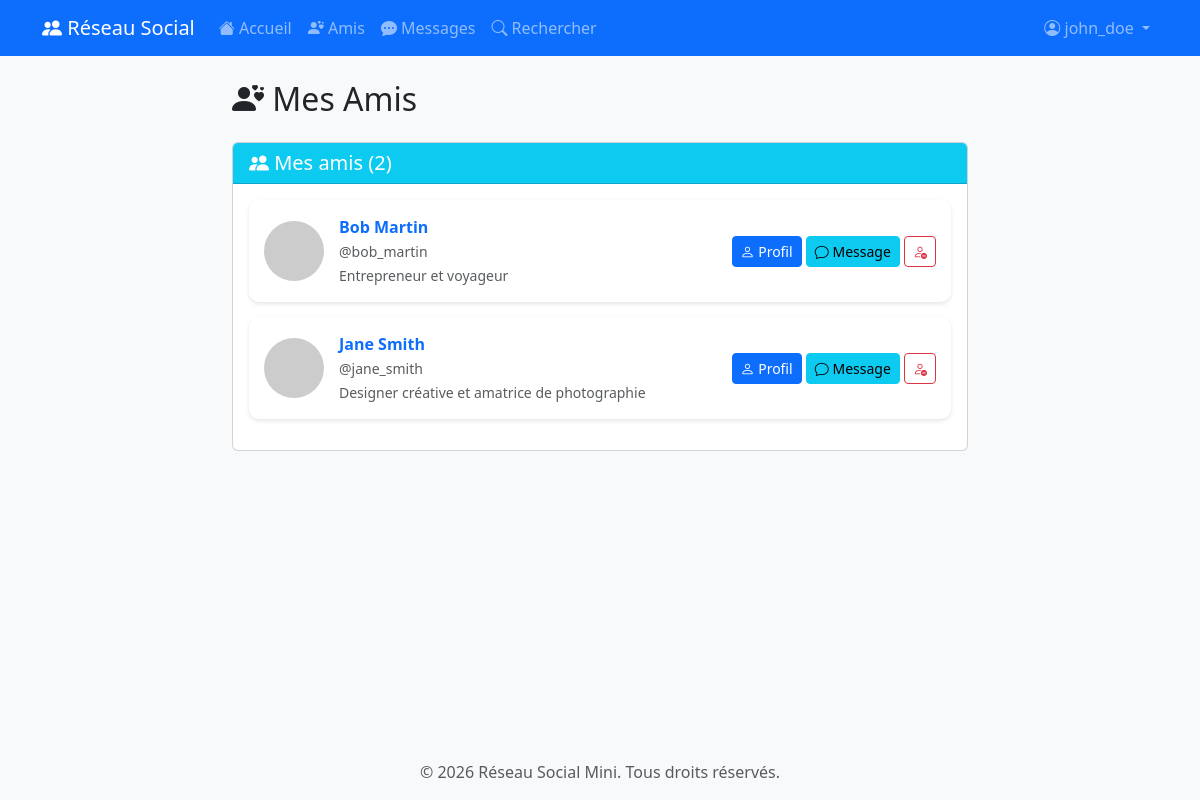
/amis.php (signed in), run on the app's committed database.
### tables this page shows
CREATE TABLE IF NOT EXISTS utilisateurs (
    id INT PRIMARY KEY AUTO_INCREMENT,
    pseudo VARCHAR(50) UNIQUE NOT NULL,
    email VARCHAR(150) UNIQUE NOT NULL,
    mot_de_passe VARCHAR(255) NOT NULL,
    nom_complet VARCHAR(200),
    bio TEXT,
    photo_profil VARCHAR(255),
    date_inscription TIMESTAMP DEFAULT CURRENT_TIMESTAMP,
    INDEX idx_pseudo (pseudo),
    INDEX idx_email (email)
);

### amis.php (the view, shortened to what this page needs)
<?php
require_once 'config/database.php';
$stmt = $pdo->prepare("
    SELECT u.id, u.pseudo, u.nom_complet, u.photo_profil, u.bio
    FROM utilisateurs u
    WHERE u.id IN (
        SELECT ami_id FROM amis WHERE utilisateur_id = ? AND statut = 'accepte'
        UNION
        SELECT utilisateur_id FROM amis WHERE ami_id = ? AND statut = 'accepte'
    )
    ORDER BY u.pseudo
");
$stmt->execute([getUserId(), getUserId()]);
$amis = $stmt->fetchAll(PDO::FETCH_ASSOC);
include 'includes/header.php';
?>
<div class="row">
    <div class="col-lg-8 mx-auto">
        <h2 class="mb-4"><i class="bi bi-person-hearts"></i> Mes Amis</h2>
        <div class="card">
            <div class="card-header bg-info text-white">
                <h5 class="mb-0"><i class="bi bi-people-fill"></i> Mes amis (<?php echo count($amis); ?>)</h5>
            </div>
            <div class="card-body">
                <?php if (empty($amis)): ?>
                    <div class="alert alert-info text-center">
                        <i class="bi bi-info-circle"></i> Vous n'avez pas encore d'amis.
                        <br><a href="recherche.php" class="alert-link">Rechercher des personnes</a>
                    </div>
                <?php else: ?>
                    <?php foreach ($amis as $ami): ?>
                        <div class="friend-card">
                            <div class="friend-info">
                                <img src="<?php echo $ami['photo_profil'] ? 'uploads/profils/' . htmlspecialchars($ami['photo_profil']) : 'https://via.placeholder.com/60'; ?>"
                                     alt="Photo" class="friend-avatar">
                                <div>
                                    <a href="profil.php?id=<?php echo $ami['id']; ?>" class="text-decoration-none">
                                        <strong><?php echo htmlspecialchars($ami['nom_complet'] ?: $ami['pseudo']); ?></strong>
                                    </a>
                                    <br>
                                    <small class="text-muted">@<?php echo htmlspecialchars($ami['pseudo']); ?></small>
                                    <?php if ($ami['bio']): ?>
                                        <br>
                                        <small class="text-muted"><?php echo htmlspecialchars(substr($ami['bio'], 0, 50)); ?><?php echo strlen($ami['bio']) > 50 ? '...' : ''; ?></small>
                                    <?php endif; ?>
                                </div>
                            </div>
                            <div>
                                <a href="profil.php?id=<?php echo $ami['id']; ?>" class="btn btn-primary btn-sm">
                                    <i class="bi bi-person"></i> Profil
                                </a>
                                <a href="messages.php?user=<?php echo $ami['id']; ?>" class="btn btn-info btn-sm">
                                    <i class="bi bi-chat"></i> Message
                                </a>
                                <a href="?retirer=<?php echo $ami['id']; ?>" class="btn btn-outline-danger btn-sm"
                                   onclick="return confirm('Voulez-vous vraiment retirer cet ami ?')">
                                    <i class="bi bi-person-dash"></i>
                                </a>
                            </div>
                        </div>
                    <?php endforeach; ?>
                <?php endif; ?>
            </div>
        </div>
    </div>
</div>
<?php include 'includes/footer.php'; ?>

### css/style.css (style rules this page uses)
:root { --primary-color: #0d6efd; --secondary-color: #6c757d; --success-color: #198754; --danger-color: #dc3545; }
body { background-color: #f8f9fa; min-height: 100vh; display: flex; flex-direction: column; }
.friend-card { background: white; border-radius: 10px; padding: 15px; margin-bottom: 15px; display: flex; align-items: center; justify-content: space-between; box-shadow: 0 2px 4px rgba(0,0,0,0.1); }
.friend-info { display: flex; align-items: center; gap: 15px; }
.friend-avatar { width: 60px; height: 60px; border-radius: 50%; object-fit: cover; }

### data on the page
utilisateurs: nom_complet "Bob Martin", pseudo "bob_martin", bio "Entrepreneur et voyageur"
utilisateurs: nom_complet "Jane Smith", pseudo "jane_smith", bio "Designer créative et amatrice de photographie"

### other printed values
getUserPseudo() "john_doe"
count($amis) "2"
